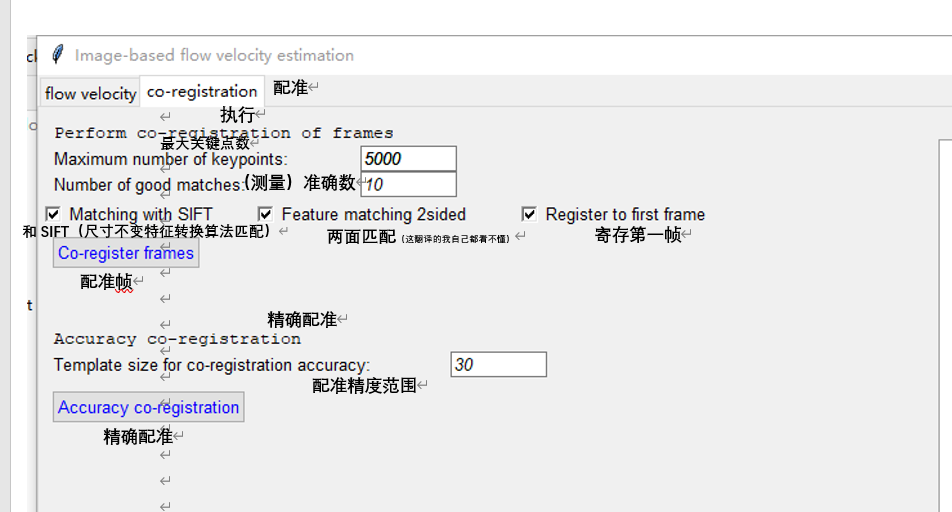
#> input picture 3.jpg, 952 x 512 px
$ python -i coregistration_functions.py   (imports and definitions only)   (older library calls are emulated)
#> lines starting #> are read from the running program, lines starting #| are printed output that depends on the picture
# Copyright (c) 2012, Jan Erik Solem
# All rights reserved.
#
# Copyright (c) 2019, Anette Eltner
#
# Redistribution and use in source and binary forms, with or without
# modification, are permitted provided that the following conditions are met:
#
# 1. Redistributions of source code must retain the above copyright notice, this
#    list of conditions and the following disclaimer.
# 2. Redistributions in binary form must reproduce the above copyright notice,
#    this list of conditions and the following disclaimer in the documentation
#    and/or other materials provided with the distribution.
#
# THIS SOFTWARE IS PROVIDED BY THE COPYRIGHT HOLDERS AND CONTRIBUTORS "AS IS" AND
# ANY EXPRESS OR IMPLIED WARRANTIES, INCLUDING, BUT NOT LIMITED TO, THE IMPLIED
# WARRANTIES OF MERCHANTABILITY AND FITNESS FOR A PARTICULAR PURPOSE ARE
# DISCLAIMED. IN NO EVENT SHALL THE COPYRIGHT OWNER OR CONTRIBUTORS BE LIABLE FOR
# ANY DIRECT, INDIRECT, INCIDENTAL, SPECIAL, EXEMPLARY, OR CONSEQUENTIAL DAMAGES
# (INCLUDING, BUT NOT LIMITED TO, PROCUREMENT OF SUBSTITUTE GOODS OR SERVICES;
# LOSS OF USE, DATA, OR PROFITS; OR BUSINESS INTERRUPTION) HOWEVER CAUSED AND
# ON ANY THEORY OF LIABILITY, WHETHER IN CONTRACT, STRICT LIABILITY, OR TORT
# (INCLUDING NEGLIGENCE OR OTHERWISE) ARISING IN ANY WAY OUT OF THE USE OF THIS
# SOFTWARE, EVEN IF ADVISED OF THE POSSIBILITY OF SUCH DAMAGE.


import os, csv
import numpy as np
import pylab as plt
import matplotlib

import cv2

import draw_functions as drawF


'''perform coregistration'''
# [148 lines left out: function coregistration, not called in this run]


#detect Harris corner features
def HarrisCorners(image_file, kp_nbr=None, visualize=False, img_import=False):

#> called with image_file = '3.jpg', visualize = False, img_import = False
    if img_import:
        image_gray = image_file
        '''image_gray string格式'''
    else:
        image = cv2.imread(image_file)
#> image is the input picture: shape (512, 952, 3); mean B, G, R 234.9, 234.3, 234.4
        '''image mat格式'''
        image_gray = cv2.cvtColor(image,cv2.COLOR_BGR2GRAY)
        '''转为gif'''
        '''image_gray mat格式'''

    image_gray = np.uint8(image_gray)
    '''将imagegray转为unit8格式
    绘制hsv空间中的2d直方图，必须要将生成的hist数组的格式转换为uint8格式，否则应用cv2.imshow时图像不能显示！---csdn'''

    '''detect Harris corners'''
    keypoints = cv2.cornerHarris(image_gray,2,3,0.04)
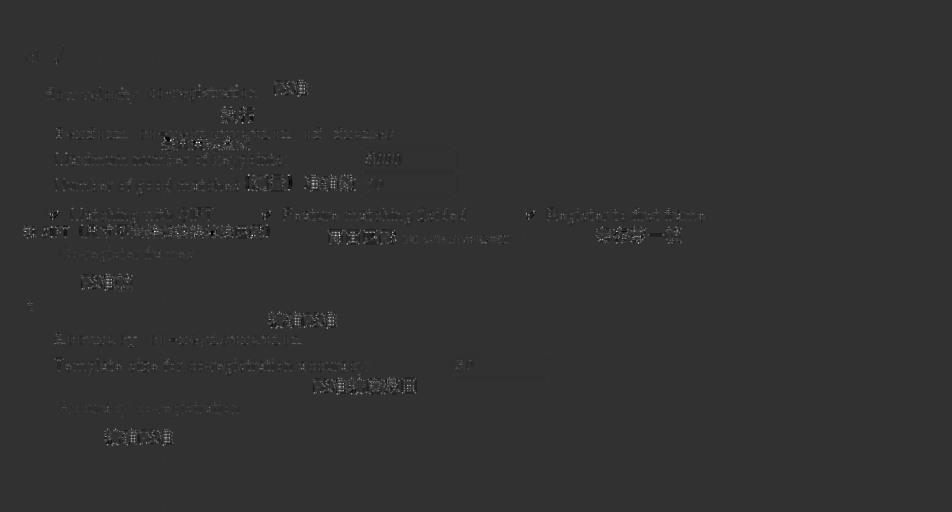
#> keypoints: shape (512, 952) float32; min -0.033, max 0.137, mean 0.00023; drawn with min black and max white
    '''角点是一类具有特定特征的点，角点也是处在一个无论框框往哪边移动　框框内像素值都会变化很大的情况而定下来的点　可以这么去理解。。。。
    # 输入图像必须是 float32(这里不知道为啥他要变成uint8的数据类型) ,最后一个参数在 0.04 到 0.05 之间
    block_size=2邻域大小（见关于cvCornerEigenValsAndVecs的讨论）。
    aperture_size=3扩展 Sobel 核的大小（见 cvSobel），该参数表示用来计算差分固定的浮点滤波器的个数  '''
    keypoints = cv2.dilate(keypoints,None)
    '''opencv可以利用cv2.dilate()函数对图片进行膨胀处处理。
    常用的格式如下：
    cv2.dilate(img, kernel, iteration)
    该函数的参数含义：
    img – 目标图片
    kernel – 进行操作的内核，默认为3×3的矩阵
    iterations – 腐蚀次数，默认为1'''
    #reduce keypoints to specific number将关键点减少到特定数量
    thresh_kp_reduce = 0.01
    keypoints_prefilt = keypoints
    keypoints = np.argwhere(keypoints > thresh_kp_reduce * keypoints.max())
#> keypoints = 38170 pairs, first value 43 to 508, second value 22 to 706
    '''返回keypoints中大于0.01*keypoints的最大值的数列索引值'''

    if not kp_nbr == None:
        keypoints_reduced = keypoints
        while len(keypoints_reduced) >= kp_nbr:
            thresh_kp_reduce = thresh_kp_reduce + 0.01
            keypoints_reduced = np.argwhere(keypoints_prefilt > thresh_kp_reduce * keypoints_prefilt.max())
    else:
        keypoints_reduced = keypoints
#> keypoints_reduced has the same summary as keypoints

#> (the run stopped early here; a loop or call above may not have finished)

$ run again, on 1.png
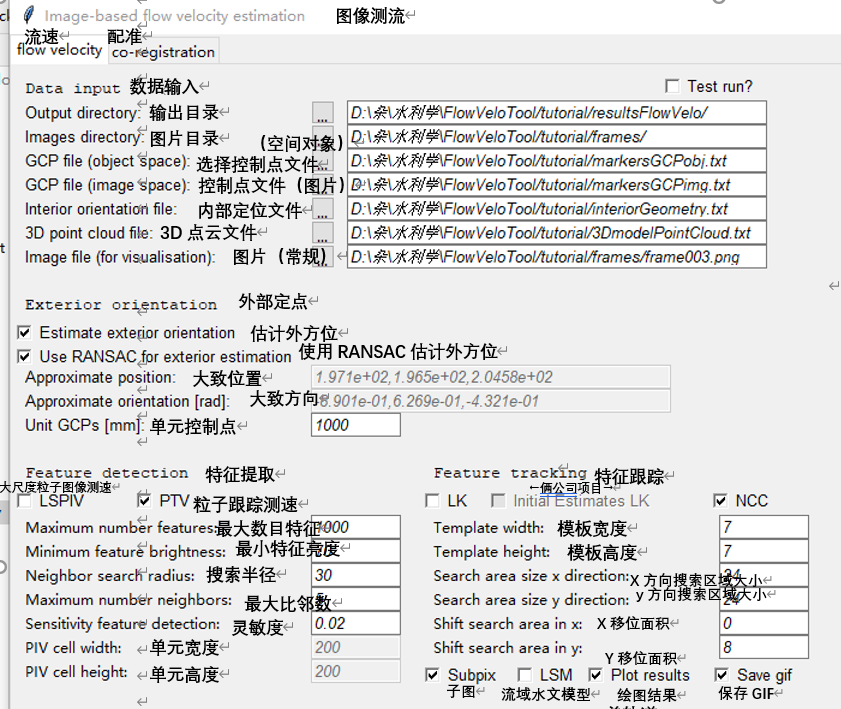
#> input picture 1.png, 841 x 709 px
#> in HarrisCorners, image is the input picture: shape (709, 841, 3); mean B, G, R 221.5, 221.4, 221.5
#> in HarrisCorners, `keypoints = cv2.cornerHarris(image_gray,2,3,0.04)`:
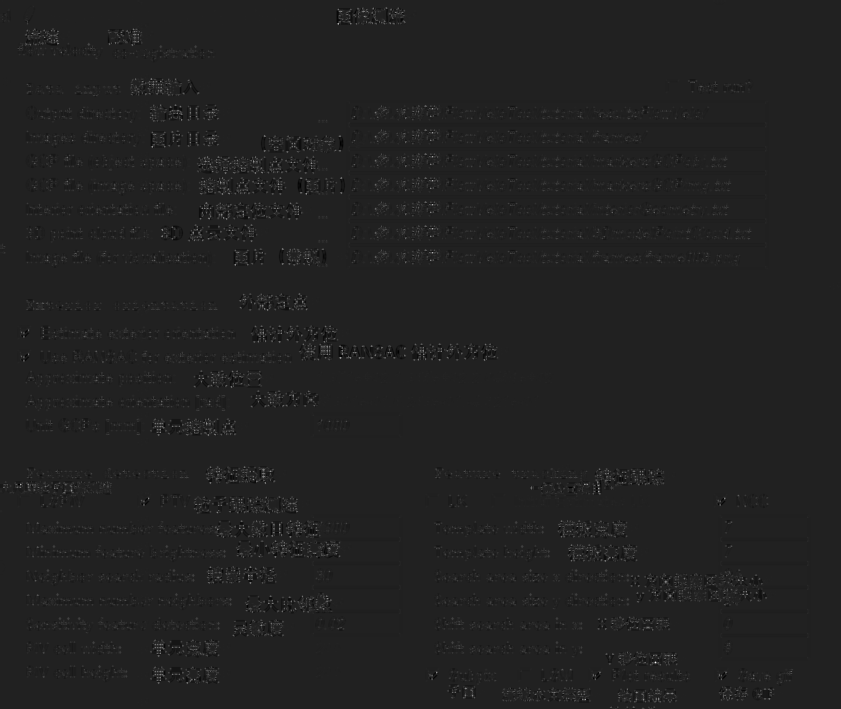
#> keypoints: shape (709, 841) float32; min -0.0314, max 0.209, mean 0.000636; drawn with min black and max white
#> in HarrisCorners, `keypoints = cv2.dilate(keypoints,None)`:
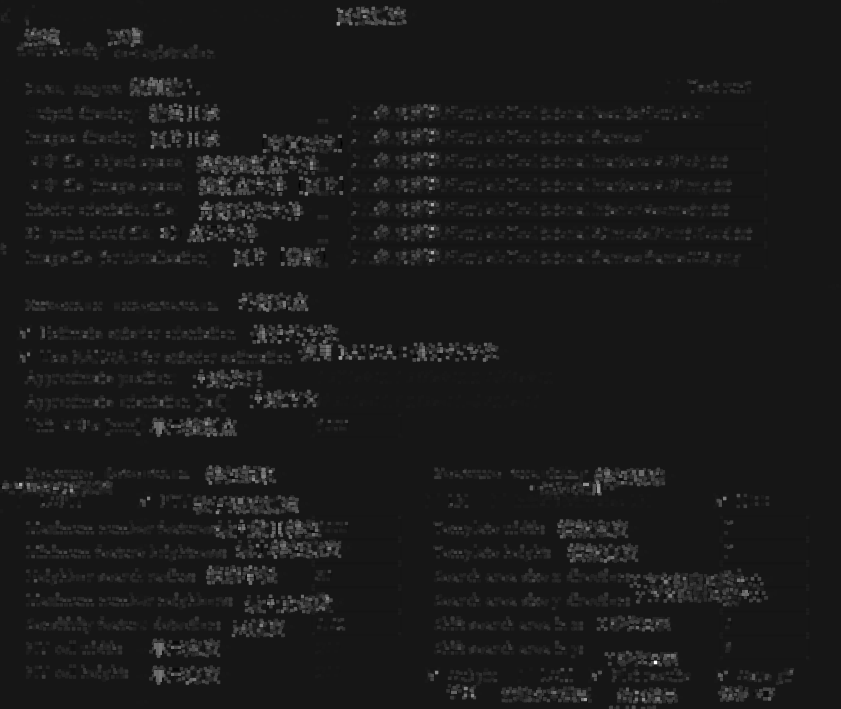
#> keypoints: shape (709, 841) float32; min -0.0198, max 0.209, mean 0.00416; drawn with min black and max white
#> in HarrisCorners, `keypoints = np.argwhere(keypoints > thresh_kp_reduce * keypoints.max())`: keypoints = 121699 pairs, first value 0 to 708, second value 0 to 809
#> keypoints_reduced has the same summary as keypoints

$ run again, on 2.png
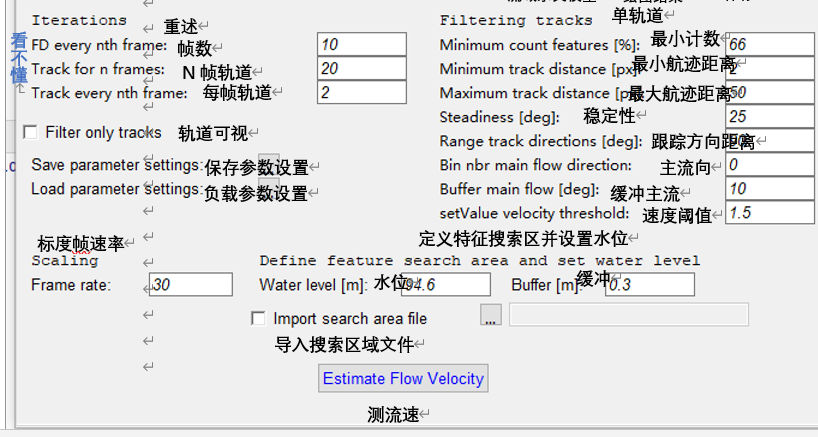
#> input picture 2.png, 818 x 437 px
#> in HarrisCorners, image is the input picture: shape (437, 818, 3); mean B, G, R 224.1, 223.5, 223.6
#> in HarrisCorners, `image_gray = cv2.cvtColor(image,cv2.COLOR_BGR2GRAY)`:
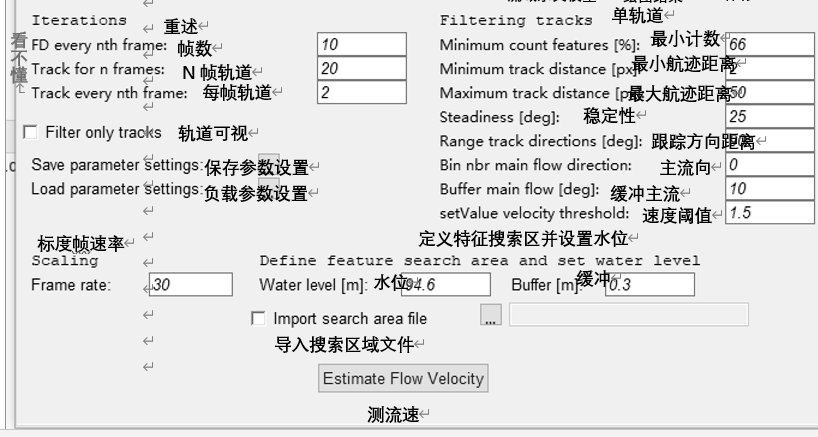
#> image_gray: shape (437, 818); min 0, max 255, mean 223.6
#> in HarrisCorners, `keypoints = cv2.dilate(keypoints,None)`:
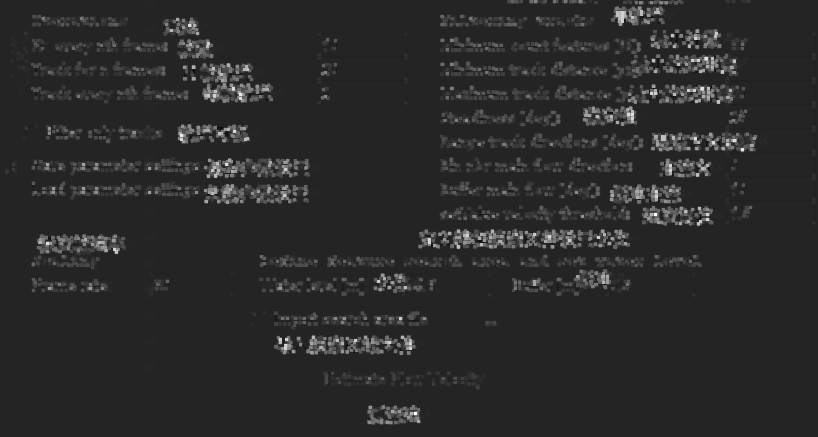
#> keypoints: shape (437, 818) float32; min -0.0178, max 0.108, mean 0.00346; drawn with min black and max white
#> in HarrisCorners, `keypoints = np.argwhere(keypoints > thresh_kp_reduce * keypoints.max())`: keypoints = 66822 pairs, first value 0 to 424, second value 5 to 816
#> keypoints_reduced has the same summary as keypoints
